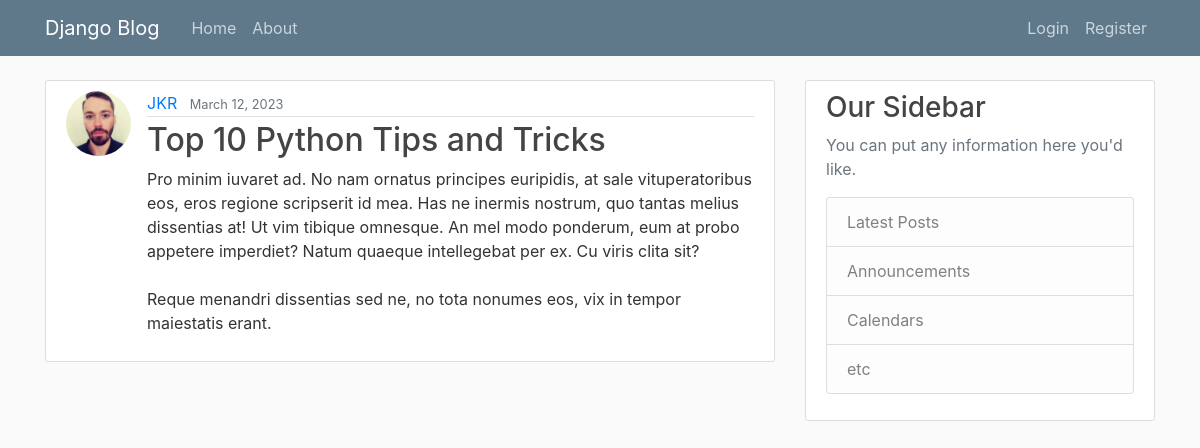
The page /post/26/ on the database its author committed.
### blog/models.py (models this page shows, shortened)
class Post(models.Model):
    title = models.CharField(max_length=100)
    content = models.TextField()
    date_posted = models.DateTimeField(default=timezone.now)
    author = models.ForeignKey(User, on_delete=models.CASCADE)

### users/models.py (models this page shows, shortened)
class Profile(models.Model):
    user = models.OneToOneField(User, on_delete=models.CASCADE)
    image = models.ImageField(upload_to='profile_pics')

### blog/views.py (the view)
# urls.py: path('post/<int:pk>/', PostDetailView.as_view(), name='post-detail'),
class PostDetailView(DetailView):
    model = Post

### blog/templates/blog/post_detail.html (shortened to what this page needs)
{% extends "blog/base.html" %}
{% block content %}
    <article class="media content-section">
        <img class="rounded-circle article-img" src="{{ object.author.profile.image.url }}">
        <div class="media-body">
            <div class="article-metadata">
                <a class="mr-2" href="{% url 'user-posts' object.author.username %}">{{ object.author }}</a>
                <small class="text-muted">{{ object.date_posted|date:"E d, Y" }}</small>
            </div>
            <h2 class="article-title">{{ object.title }}</h2>
            <p class="article-content">{{ object.content }}</p>
        </div>
    </article>
{% endblock content %}

### blog/static/blog/main.css (style rules this page uses)
body { background: #fafafa; color: #333333; margin-top: 5rem; }
h1, h2, h3, h4, h5, h6 { color: #444444; }
.content-section { background: #ffffff; padding: 10px 20px; border: 1px solid #dddddd; border-radius: 3px; margin-bottom: 20px; }
.article-title { color: #444444; }
.article-content { white-space: pre-line; }
.article-img { height: 65px; width: 65px; margin-right: 16px; }
.article-metadata { padding-bottom: 1px; margin-bottom: 4px; border-bottom: 1px solid #e3e3e3 }

### rows shown on the page
Post: author.profile.image (picture), author "JKR", date_posted "March 12, 2023", title "Top 10 Python Tips and Tricks", content "Pro minim iuvaret ad. No nam ornatus principes euripidis, at sale vituperatoribus eos, eros regione scripserit id mea. Has ne inermis nostrum, quo tantas melius dissentias at! Ut vim tibique omnesque. An mel modo ponderum, eum at probo appetere imperdiet? Natum quaeque intellegebat per ex. Cu viris clita sit? Reque menandri dissentias sed ne, no tota nonumes eos, vix in tempor maiestatis erant."
